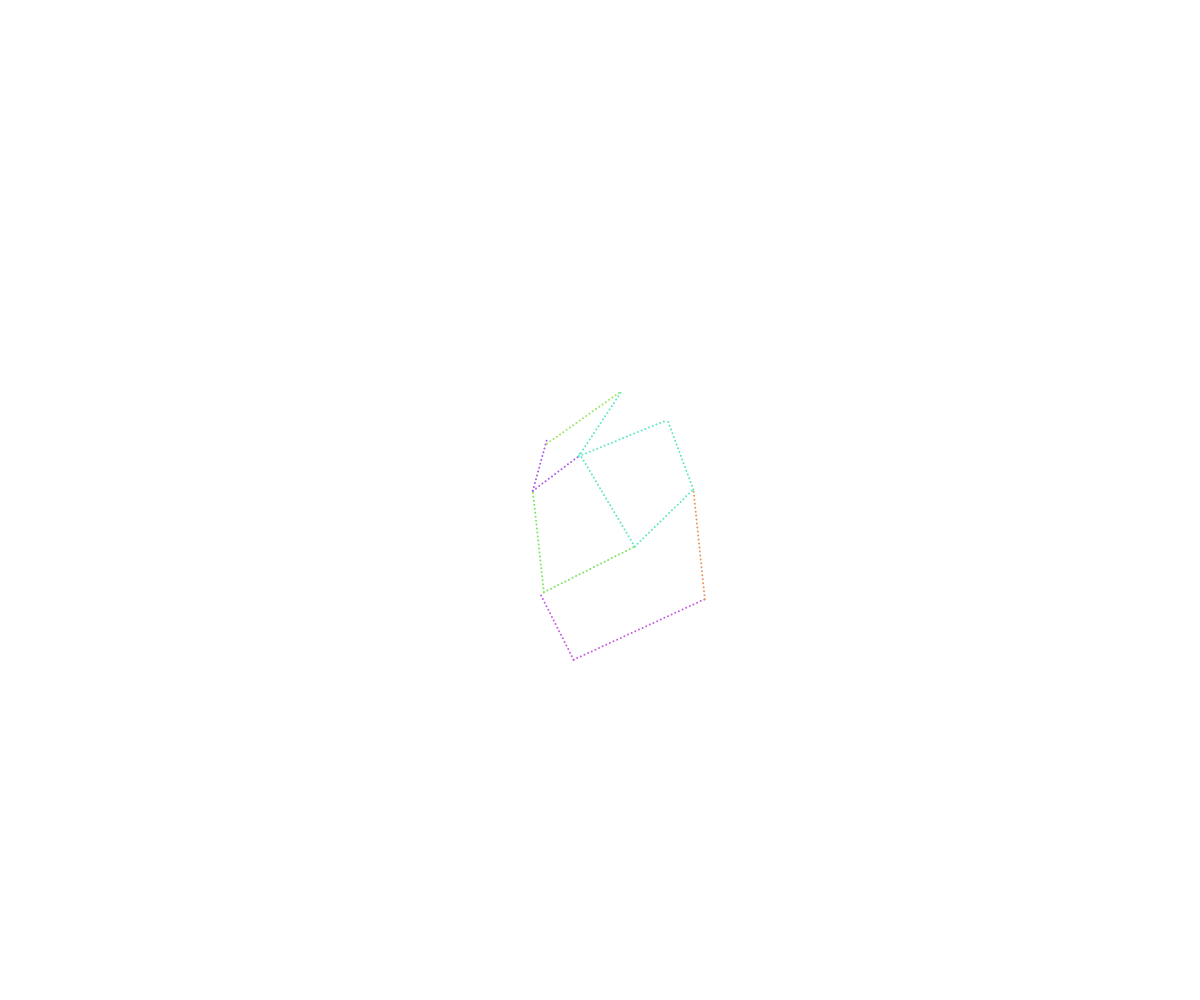
Frame 1 (no input)
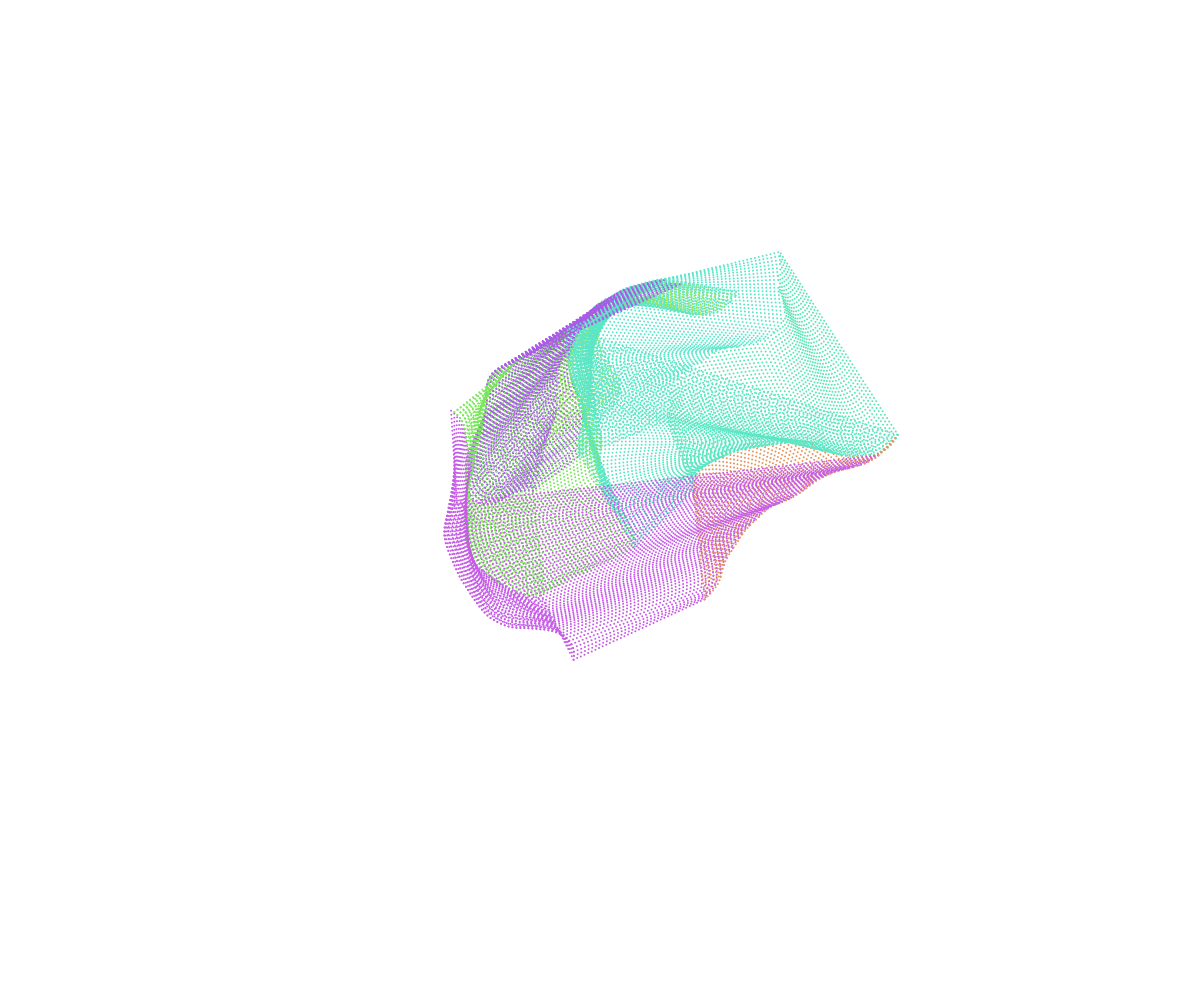
Frame 60 (no input)
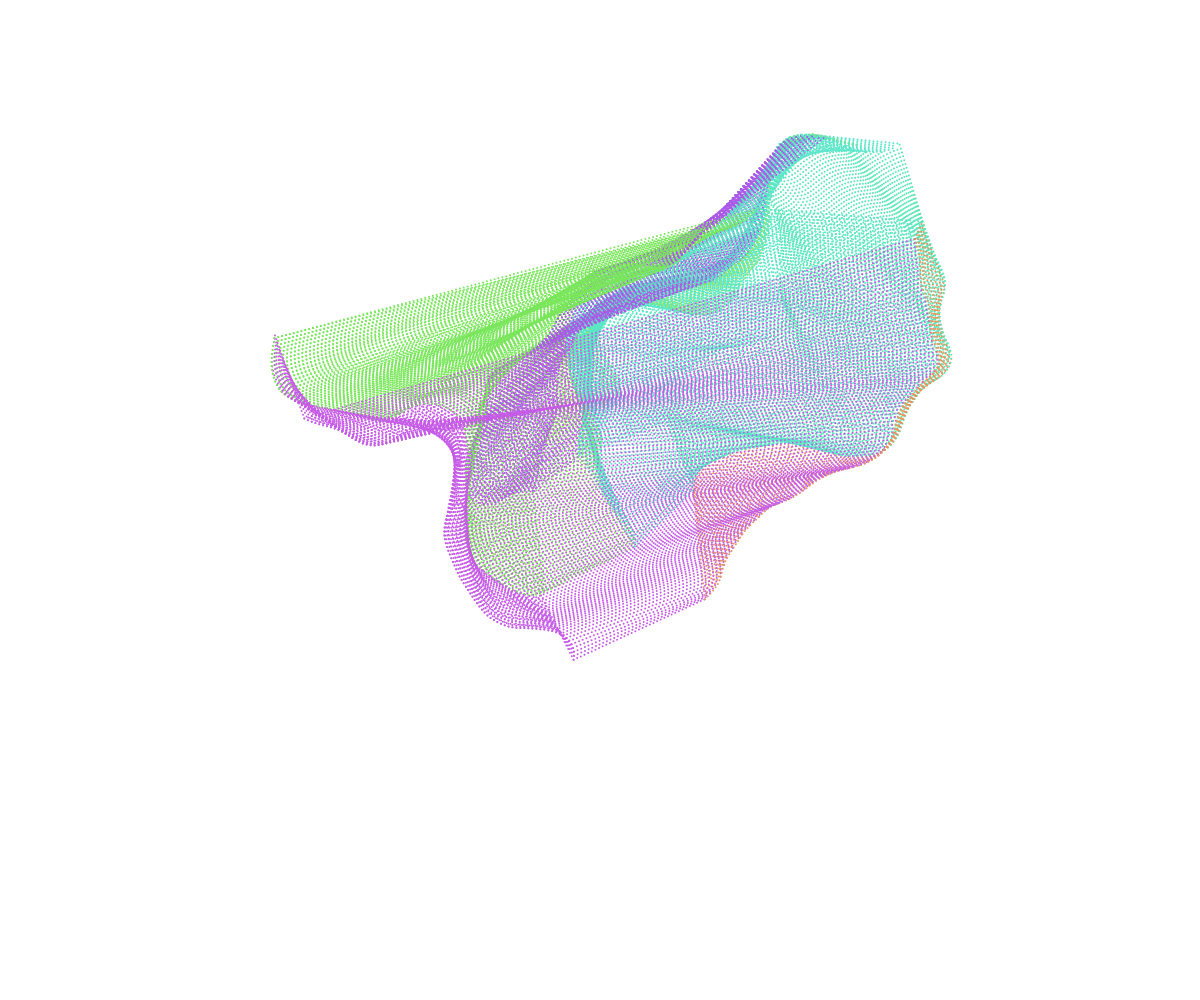
Frame 120 (the mouse pressed at the canvas centre since frame 60)

The p5.js sketch that drew these frames (run headless with seeded random() and noise() and a simulated clock; from frame 60 on, the mouse is pressed at the canvas centre):

// p5.js sketch
// ── sketch.js
let mesh = [];

const speed = 4;
const noiseScale = .005;
const timeScale = .005;

const uniformNoise = (x,y,z) => 2*noise(x,y,z);
const reachedDistSq = Math.pow(10,2);
const meshSize = 10;
const pointSize = 2;
const pointSep = 4;


const randomMeshPoint = () => floor(random(mesh.length));

function getClosestMeshPoint(i,minA,maxA) {
  const meshPoint = mesh[i];
  let bestDistSq = Infinity;
  let bestI;
  for(const oi in mesh) {
    if(oi===i) continue;
    const oMeshPoint = mesh[oi];
    const dy = meshPoint.y-oMeshPoint.y
    const dx = meshPoint.x-oMeshPoint.x;
    const a = atan2(dy,dx);
    if (a<minA || a>maxA) continue;
    const distSq = pow(dx,2)+pow(dy,2);
    if(distSq<bestDistSq) {
      bestDistSq = distSq;
      bestI = oi;
    }
  }
  return bestI;
}

function setup() {
  createCanvas(innerWidth, innerHeight);
  colorMode(HSB);
  background(255);
  for(let i=0;i<meshSize;i++) {
    mesh.push({x:randomGaussian(width/2,width/12),y:randomGaussian(height/2,height/12),adj:new Set(),h:random(360)});
  }
  for(const i in mesh) {
    for(let a=PI/4;a<TWO_PI;a+=PI/2) {
      const oi = getClosestMeshPoint(i,a,a+PI/2);
      if(oi === undefined) continue;
      mesh[i].adj.add(oi);
    }
  }
}

function draw() {
  //background(255);
  noStroke();
  for (const meshPoint of mesh) {
    const {x,y,h,adj,xmod,ymod} = meshPoint;
    fill(h,60,90);
    for(const oi of adj) {
      const {x:ox,y:oy} =mesh[oi];
      const distance = dist(x,y,ox,oy);
      const step = pointSep/distance;
      for(let prog=0;prog<=1;prog+=step) {
        circle(lerp(x,ox,prog),lerp(y,oy,prog),pointSize);
      }
    }
    const a = uniformNoise(x*noiseScale,y*noiseScale,frameCount*timeScale)*TWO_PI;
    meshPoint.x = x + speed*cos(a);
    meshPoint.y = y + speed*sin(a);
  }
}
